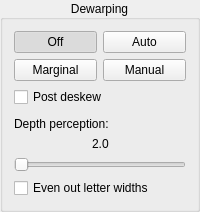
              <widget class="QGroupBox" name="dewarpingPanel">
               <property name="title">
                <string>Dewarping</string>
               </property>
               <property name="alignment">
                <set>Qt::AlignCenter</set>
               </property>
               <layout class="QVBoxLayout" name="verticalLayout_28">
                <item>
                 <layout class="QGridLayout" name="dewarpingModeLayout">
                  <item row="0" column="0">
                   <widget class="QPushButton" name="dewarpingOffBtn">
                    <property name="toolTip">
                     <string>No dewarping.</string>
                    </property>
                    <property name="text">
                     <string>Off</string>
                    </property>
                    <property name="checkable">
                     <bool>true</bool>
                    </property>
                    <property name="checked">
                     <bool>true</bool>
                    </property>
                   </widget>
                  </item>
                  <item row="0" column="1">
                   <widget class="QPushButton" name="dewarpingAutoBtn">
                    <property name="toolTip">
                     <string>Finds the curvature of the lines of text automatically. Experimental.</string>
                    </property>
                    <property name="text">
                     <string>Auto</string>
                    </property>
                    <property name="checkable">
                     <bool>true</bool>
                    </property>
                   </widget>
                  </item>
                  <item row="1" column="0">
                   <widget class="QPushButton" name="dewarpingMarginalBtn">
                    <property name="toolTip">
                     <string>Finds the curvature from the top and bottom edges of the page against a dark background. Experimental.</string>
                    </property>
                    <property name="text">
                     <string>Marginal</string>
                    </property>
                    <property name="checkable">
                     <bool>true</bool>
                    </property>
                   </widget>
                  </item>
                  <item row="1" column="1">
                   <widget class="QPushButton" name="dewarpingManualBtn">
                    <property name="toolTip">
                     <string>You place the curves yourself on the Dewarping tab.</string>
                    </property>
                    <property name="text">
                     <string>Manual</string>
                    </property>
                    <property name="checkable">
                     <bool>true</bool>
                    </property>
                   </widget>
                  </item>
                 </layout>
                </item>
                <item>
                 <widget class="QCheckBox" name="dewarpingPostDeskewCB">
                  <property name="toolTip">
                   <string>Straightens the page once more after dewarping. Only used with Manual and Marginal.</string>
                  </property>
                  <property name="text">
                   <string>Post deskew</string>
                  </property>
                 </widget>
                </item>
                <item>
                 <widget class="QWidget" name="depthPerceptionPanel" native="true">
                  <property name="toolTip">
                   <string>How strongly the page is taken to curve away from the viewer when it is dewarped; this mostly changes how far the text near the spine is stretched. Only used with dewarping.</string>
                  </property>
                  <layout class="QVBoxLayout" name="verticalLayout_29">
                   <property name="leftMargin">
                    <number>0</number>
                   </property>
                   <property name="topMargin">
                    <number>4</number>
                   </property>
                   <property name="rightMargin">
                    <number>0</number>
                   </property>
                   <property name="bottomMargin">
                    <number>0</number>
                   </property>
                   <item>
                    <widget class="QLabel" name="depthPerceptionLabel">
                     <property name="text">
                      <string>Depth perception:</string>
                     </property>
                    </widget>
                   </item>
                   <item>
                    <layout class="QHBoxLayout" name="depthPerceptionValueLayout">
                    <item>
                     <spacer name="depthPerceptionValueLeftSpacer">
                      <property name="orientation">
                       <enum>Qt::Horizontal</enum>
                      </property>
                      <property name="sizeHint" stdset="0">
                       <size>
                        <width>1</width>
                        <height>1</height>
                       </size>
                      </property>
                     </spacer>
                    </item>
                    <item>
                     <widget class="QLabel" name="depthPerceptionValueLabel">
                      <property name="text">
                       <string notr="true">2.0</string>
                      </property>
                     </widget>
                    </item>
                    <item>
                     <spacer name="depthPerceptionValueRightSpacer">
                      <property name="orientation">
                       <enum>Qt::Horizontal</enum>
                      </property>
                      <property name="sizeHint" stdset="0">
                       <size>
                        <width>1</width>
                        <height>1</height>
                       </size>
                      </property>
                     </spacer>
                    </item>
                    </layout>
                   </item>
                   <item>
                    <widget class="QSlider" name="depthPerceptionSlider">
                     <property name="minimum">
                      <number>10</number>
                     </property>
                     <property name="maximum">
                      <number>30</number>
                     </property>
                     <property name="pageStep">
                      <number>5</number>
                     </property>
                     <property name="value">
                      <number>10</number>
                     </property>
                     <property name="orientation">
                      <enum>Qt::Horizontal</enum>
                     </property>
                    </widget>
                   </item>
                  </layout>
                 </widget>
                </item>
                <item>
                 <widget class="QCheckBox" name="evenOutLetterWidthsCB">
                  <property name="toolTip">
                   <string>Measures the width of the letters across the dewarped page and stretches or compresses the page where they came out too narrow or too wide, for example near the spine. Slows down the processing. Only used with dewarping.</string>
                  </property>
                  <property name="text">
                   <string>Even out letter widths</string>
                  </property>
                 </widget>
                </item>
               </layout>
              </widget>
